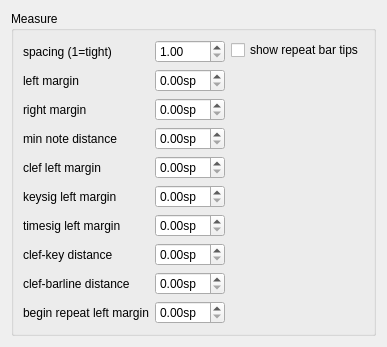
     <widget class="QWidget" name="page3">
      <layout class="QVBoxLayout" name="verticalLayout_4">
       <item>
        <widget class="QGroupBox" name="groupBox_3">
         <property name="title">
          <string>Measure</string>
         </property>
         <property name="flat">
          <bool>true</bool>
         </property>
         <layout class="QHBoxLayout" name="horizontalLayout_2">
          <item>
           <layout class="QFormLayout" name="formLayout_2">
            <item row="0" column="0">
             <widget class="QLabel" name="label_11">
              <property name="text">
               <string>spacing (1=tight)</string>
              </property>
              <property name="textFormat">
               <enum>Qt::AutoText</enum>
              </property>
              <property name="wordWrap">
               <bool>true</bool>
              </property>
             </widget>
            </item>
            <item row="0" column="1">
             <widget class="QDoubleSpinBox" name="measureSpacing">
              <property name="sizePolicy">
               <sizepolicy hsizetype="Preferred" vsizetype="Fixed">
                <horstretch>0</horstretch>
                <verstretch>0</verstretch>
               </sizepolicy>
              </property>
              <property name="minimum">
               <double>1.000000000000000</double>
              </property>
             </widget>
            </item>
            <item row="1" column="0">
             <widget class="QLabel" name="label_12">
              <property name="text">
               <string>left margin</string>
              </property>
              <property name="wordWrap">
               <bool>true</bool>
              </property>
             </widget>
            </item>
            <item row="1" column="1">
             <widget class="QDoubleSpinBox" name="barNoteDistance">
              <property name="sizePolicy">
               <sizepolicy hsizetype="Preferred" vsizetype="Fixed">
                <horstretch>0</horstretch>
                <verstretch>0</verstretch>
               </sizepolicy>
              </property>
              <property name="suffix">
               <string>sp</string>
              </property>
             </widget>
            </item>
            <item row="2" column="0">
             <widget class="QLabel" name="label_13">
              <property name="text">
               <string>right margin</string>
              </property>
              <property name="wordWrap">
               <bool>true</bool>
              </property>
             </widget>
            </item>
            <item row="2" column="1">
             <widget class="QDoubleSpinBox" name="noteBarDistance">
              <property name="sizePolicy">
               <sizepolicy hsizetype="Preferred" vsizetype="Fixed">
                <horstretch>0</horstretch>
                <verstretch>0</verstretch>
               </sizepolicy>
              </property>
              <property name="suffix">
               <string>sp</string>
              </property>
             </widget>
            </item>
            <item row="3" column="0">
             <widget class="QLabel" name="label_14">
              <property name="text">
               <string>min note distance</string>
              </property>
              <property name="wordWrap">
               <bool>true</bool>
              </property>
             </widget>
            </item>
            <item row="3" column="1">
             <widget class="QDoubleSpinBox" name="minNoteDistance">
              <property name="sizePolicy">
               <sizepolicy hsizetype="Preferred" vsizetype="Fixed">
                <horstretch>0</horstretch>
                <verstretch>0</verstretch>
               </sizepolicy>
              </property>
              <property name="suffix">
               <string>sp</string>
              </property>
             </widget>
            </item>
            <item row="4" column="0">
             <widget class="QLabel" name="label_18">
              <property name="text">
               <string>clef left margin</string>
              </property>
              <property name="wordWrap">
               <bool>true</bool>
              </property>
             </widget>
            </item>
            <item row="4" column="1">
             <widget class="QDoubleSpinBox" name="clefLeftMargin">
              <property name="sizePolicy">
               <sizepolicy hsizetype="Preferred" vsizetype="Fixed">
                <horstretch>0</horstretch>
                <verstretch>0</verstretch>
               </sizepolicy>
              </property>
              <property name="suffix">
               <string>sp</string>
              </property>
             </widget>
            </item>
            <item row="5" column="0">
             <widget class="QLabel" name="label_19">
              <property name="text">
               <string>keysig left margin</string>
              </property>
              <property name="wordWrap">
               <bool>true</bool>
              </property>
             </widget>
            </item>
            <item row="5" column="1">
             <widget class="QDoubleSpinBox" name="keysigLeftMargin">
              <property name="sizePolicy">
               <sizepolicy hsizetype="Preferred" vsizetype="Fixed">
                <horstretch>0</horstretch>
                <verstretch>0</verstretch>
               </sizepolicy>
              </property>
              <property name="suffix">
               <string>sp</string>
              </property>
             </widget>
            </item>
            <item row="6" column="0">
             <widget class="QLabel" name="label_20">
              <property name="text">
               <string>timesig left margin</string>
              </property>
              <property name="wordWrap">
               <bool>true</bool>
              </property>
             </widget>
            </item>
            <item row="6" column="1">
             <widget class="QDoubleSpinBox" name="timesigLeftMargin">
              <property name="sizePolicy">
               <sizepolicy hsizetype="Preferred" vsizetype="Fixed">
                <horstretch>0</horstretch>
                <verstretch>0</verstretch>
               </sizepolicy>
              </property>
              <property name="suffix">
               <string>sp</string>
              </property>
             </widget>
            </item>
            <item row="7" column="0">
             <widget class="QLabel" name="label_21">
              <property name="text">
               <string>clef-key distance</string>
              </property>
              <property name="wordWrap">
               <bool>true</bool>
              </property>
             </widget>
            </item>
            <item row="7" column="1">
             <widget class="QDoubleSpinBox" name="clefKeyRightMargin">
              <property name="sizePolicy">
               <sizepolicy hsizetype="Preferred" vsizetype="Fixed">
                <horstretch>0</horstretch>
                <verstretch>0</verstretch>
               </sizepolicy>
              </property>
              <property name="suffix">
               <string>sp</string>
              </property>
             </widget>
            </item>
            <item row="8" column="0">
             <widget class="QLabel" name="label_53">
              <property name="text">
               <string>clef-barline distance</string>
              </property>
              <property name="wordWrap">
               <bool>true</bool>
              </property>
             </widget>
            </item>
            <item row="8" column="1">
             <widget class="QDoubleSpinBox" name="clefBarlineDistance">
              <property name="suffix">
               <string extracomment="spatium unit">sp</string>
              </property>
             </widget>
            </item>
            <item row="9" column="0">
             <widget class="QLabel" name="label_17">
              <property name="text">
               <string>begin repeat left margin</string>
              </property>
              <property name="wordWrap">
               <bool>true</bool>
              </property>
             </widget>
            </item>
            <item row="9" column="1">
             <widget class="QDoubleSpinBox" name="beginRepeatLeftMargin">
              <property name="sizePolicy">
               <sizepolicy hsizetype="Preferred" vsizetype="Fixed">
                <horstretch>0</horstretch>
                <verstretch>0</verstretch>
               </sizepolicy>
              </property>
              <property name="suffix">
               <string>sp</string>
              </property>
             </widget>
            </item>
           </layout>
          </item>
          <item>
           <layout class="QVBoxLayout" name="verticalLayout_13">
            <item>
             <widget class="QCheckBox" name="showRepeatBarTips">
              <property name="text">
               <string>show repeat bar tips</string>
              </property>
             </widget>
            </item>
            <item>
             <spacer name="verticalSpacer_4">
              <property name="orientation">
               <enum>Qt::Vertical</enum>
              </property>
              <property name="sizeHint" stdset="0">
               <size>
                <width>20</width>
                <height>40</height>
               </size>
              </property>
             </spacer>
            </item>
           </layout>
          </item>
         </layout>
        </widget>
       </item>
      </layout>
     </widget>
